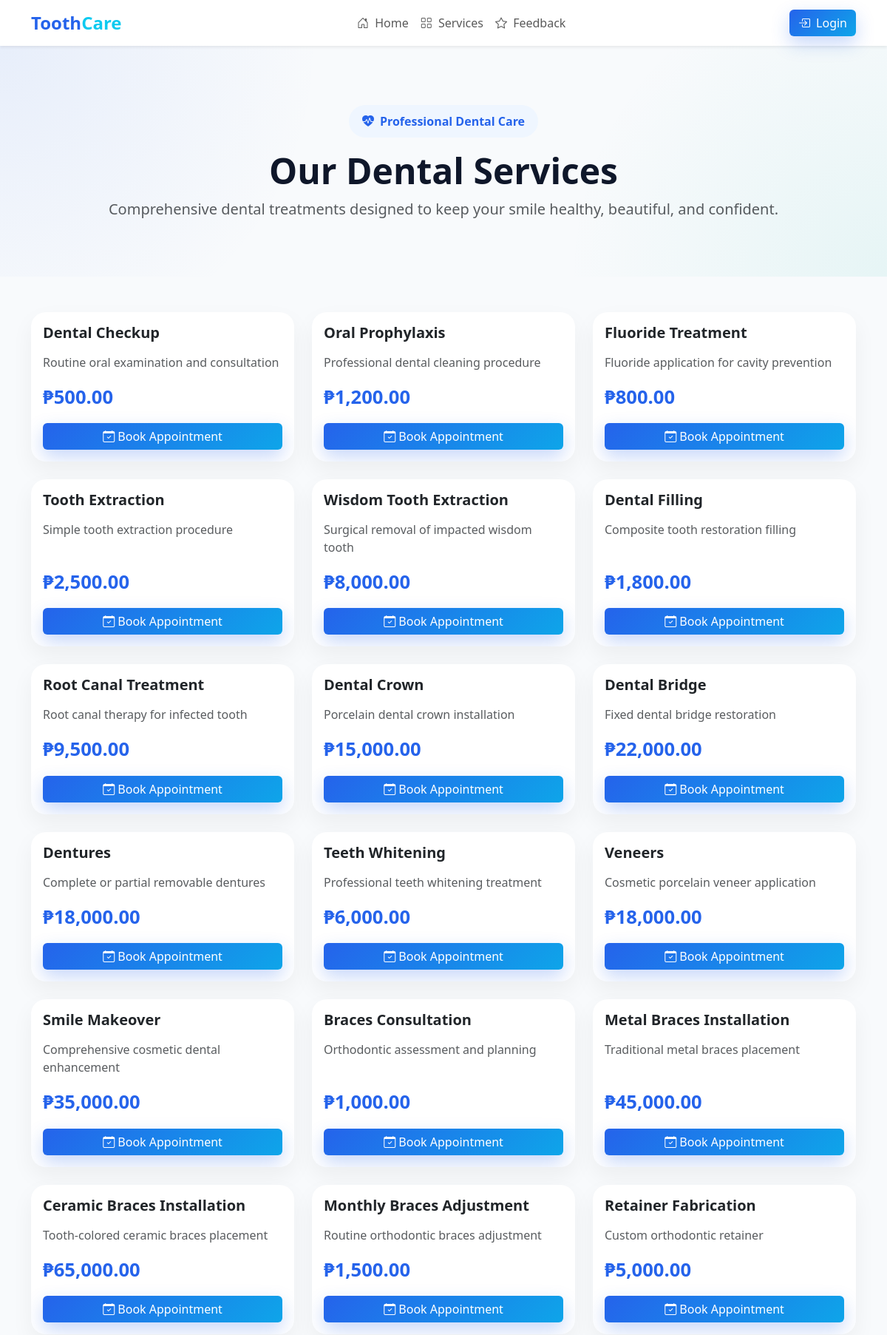
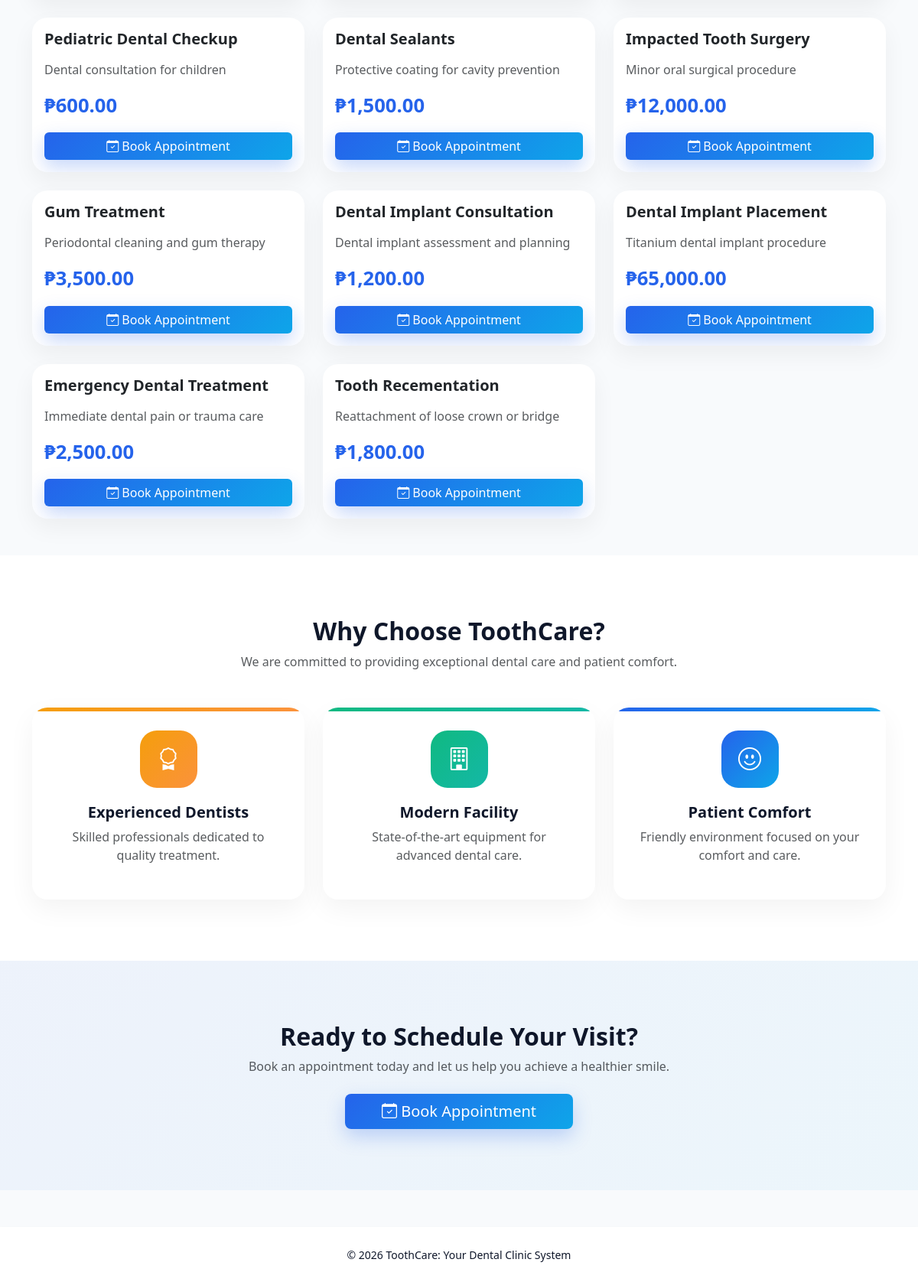
The app's page /public/services.php with its own data (2 pictures, top to bottom).
### tables this page shows
CREATE TABLE
    services (
        id INT AUTO_INCREMENT PRIMARY KEY,
        name VARCHAR(255) NOT NULL,
        description TEXT NULL,
        price DECIMAL(10, 2) DEFAULT 0,
        duration_minutes INT DEFAULT 30,
        created_at TIMESTAMP DEFAULT CURRENT_TIMESTAMP
    );

### models/Database.php (called while the page is built, shortened)
<?php
class Database {
    protected PDO $conn;
    public function __construct() {
        $this->conn = new PDO(
            'mysql:host=localhost;dbname=toothcare;charset=utf8',
            'root',
            '',
            [
                PDO::ATTR_ERRMODE => PDO::ERRMODE_EXCEPTION,
                PDO::ATTR_DEFAULT_FETCH_MODE => PDO::FETCH_ASSOC
            ]
        );
    }
    protected function fetchAll($sql, $params = []) {
        $stmt = $this->conn->prepare($sql);
        $stmt->execute($params);
        return $stmt->fetchAll();
    }
}

### models/BaseModel.php (called while the page is built, shortened)
<?php
require_once "Database.php";
class BaseModel extends Database {
    protected $table;
    public function all() {
        return $this->fetchAll("
            SELECT *
            FROM {$this->table}
        ");
    }
}

### public/services.php (the view, shortened to what this page needs)
<?php
Component::header(true);
$serviceModel = new Service();
$services = $serviceModel->all();
?>
<section class="services-hero">
    <div class="container text-center">
        <div class="services-badge">
            <i class="bi bi-heart-pulse-fill"></i>
            Professional Dental Care
        </div>
        <h1 class="fw-bold display-5 mt-3">
            Our Dental Services
        </h1>
        <p class="text-muted fs-5">
            Comprehensive dental treatments designed to keep your smile
            healthy, beautiful, and confident.
        </p>
    </div>
</section>
<section class="container py-5">
    <div class="row g-4">
        <?php foreach ($services as $service): ?>
            <div class="col-lg-4 col-md-6">
                <div class="card service-card h-100">
                    <div class="card-body d-flex flex-column">
                        <h5 class="fw-bold mb-3">
                            <?= htmlspecialchars($service['name']) ?>
                        </h5>
                        <p class="text-muted flex-grow-1">
                            <?= !empty($service['description'])
                                ? htmlspecialchars($service['description'])
                                : 'Professional dental service provided by our experienced dental team.' ?>
                        </p>
                        <div class="service-price">
                            ₱<?= number_format($service['price'], 2) ?>
                        </div>
                        <div class="d-grid mt-3">
                            <a href="<?= PROJECT_BASE ?>appointment"
                                class="btn btn-primary">
                                <i class="bi bi-calendar-check"></i>
                                Book Appointment
                            </a>
                        </div>
                    </div>
                </div>
            </div>
        <?php endforeach; ?>
    </div>
</section>
<section class="why-us-section">
    <div class="container">
        <div class="text-center mb-5">
            <h2 class="fw-bold">
                Why Choose <?= BRAND_NAME ?>?
            </h2>
            <p class="text-muted">
                We are committed to providing exceptional dental care and patient comfort.
            </p>
        </div>
        <div class="row g-4">
            <div class="col-md-4">
                <div class="feature-orange">
                    <?php Component::featureCard(
                        "bi-award",
                        "Experienced Dentists",
                        "Skilled professionals dedicated to quality treatment."
                    ); ?>
                </div>
            </div>
            <div class="col-md-4">
                <div class="feature-green">
                </div>
            </div>
            <div class="col-md-4">
                <div class="feature-blue">
                </div>
                </div>
        </div>
    </div>
</section>
<section class="services-cta">
    <div class="container text-center">
        <h2 class="fw-bold">
            Ready to Schedule Your Visit?
        </h2>
        <p class="text-muted mb-4">
            Book an appointment today and let us help you achieve a healthier smile.
        </p>
        <a href="<?= PROJECT_BASE ?>appointment" class="btn btn-primary btn-lg px-5">
            <i class="bi bi-calendar-check"></i>
            Book Appointment
        </a>
    </div>
</section>
<?php Component::footer(true) ?>

### app/Component.php (shortened to what this page needs)
<?php
class Component {
    public static function header($public = false, $title = null, $additional_js = [], $additional_css = []) {
        if ($public) {
            include __DIR__ . "/views/header_public.php";
        } else {
            include __DIR__ . "/views/header_app.php";
        }
    }
    public static function footer($public = false) {
        if ($public) {
            include __DIR__ . "/views/footer_public.php";
        } else {
            include __DIR__ . "/views/footer_app.php";
        }
    }
    public static function featureCard($icon, $title, $desc) {
        echo "
        <div class='feature-card'>
            <div class='feature-icon'>
                <i class='bi $icon'></i>
            </div>
            <h5 class='fw-semibold'>$title</h5>
            <p class='text-muted'>$desc</p>
        </div>";
    }
}

### app/views/header_public.php (shortened to what this page needs)
<!DOCTYPE html>
<html lang="en">
<head>
    <link href="https://cdn.jsdelivr.net/npm/bootstrap@5.3.2/dist/css/bootstrap.min.css" rel="stylesheet">
    <link href="https://cdn.jsdelivr.net/npm/bootstrap-icons@1.11.3/font/bootstrap-icons.css" rel="stylesheet">
    <link rel="stylesheet" href="<?= PROJECT_BASE ?>assets/css/landing.css">
</head>
<body>
    <nav class="navbar navbar-expand-lg bg-white shadow-sm sticky-top">
        <div class="container">
            <a class="navbar-brand d-flex align-items-center gap-2" href="<?= PROJECT_BASE ?>">
                <span class="fw-bold fs-4 text-primary">
                    <?= BRAND_NAME_FIRST ?><span class="text-info"><?= BRAND_NAME_SECOND ?></span>
                </span>
            </a>
            <div class="collapse navbar-collapse" id="navbarContent">
                <ul class="navbar-nav mx-auto mb-3 mb-lg-0">
                    <li class="nav-item">
                        <a class="nav-link" href="<?= PROJECT_BASE ?>">
                            <i class="bi bi-house-door me-1"></i>
                            Home
                        </a>
                    </li>
                    <li class="nav-item">
                        <a class="nav-link" href="<?= PROJECT_BASE ?>services">
                            <i class="bi bi-grid me-1"></i>
                            Services
                        </a>
                    </li>
                    <li class="nav-item">
                        <a class="nav-link" href="<?= PROJECT_BASE ?>feedback">
                            <i class="bi bi-star me-1"></i>
                            Feedback
                        </a>
                    </li>
                </ul>
                <div class="d-flex flex-column flex-lg-row gap-2">
                    <a href="<?= PROJECT_BASE ?>login" class="btn btn-primary">
                        <i class="bi bi-box-arrow-in-right me-1"></i>
                        Login
                    </a>
                </div>
            </div>
        </div>
    </nav>

### app/views/footer_public.php
<footer class="text-center py-4 bg-white shadow-sm mt-5">
    <small>
        © <?= date("Y"); ?> <?= BRAND_NAME ?>: Your Dental Clinic System
    </small>
</footer>
</body>
</html>

### public/assets/css/landing.css (style rules this page uses)
:root { --primary: #2563eb; --secondary: #0ea5e9; --accent: #14b8a6; --success: #10b981; --dark: #0f172a; --gray: #64748b; --light: #f8fafc; }
body { background: var(--light); color: var(--dark); }
section { position: relative; }
.text-primary { color: var(--primary) !important; }
.btn-primary { border: none; background: linear-gradient(135deg, var(--primary), var(--secondary)); box-shadow: 0 10px 25px rgba(37, 99, 235, .25); transition: .3s; }
.feature-card { background: white; border-radius: 20px; padding: 30px; text-align: center; height: 100%; border: none; overflow: hidden; position: relative; box-shadow: 0 12px 35px rgba(0, 0, 0, .05); transition: .3s; }
.feature-card::before { content: ""; position: absolute; left: 0; top: 0; height: 5px; width: 100%; }
.feature-blue .feature-card::before { background: linear-gradient(90deg, #2563eb, #0ea5e9); }
.feature-green .feature-card::before { background: linear-gradient(90deg, #10b981, #14b8a6); }
.feature-orange .feature-card::before { background: linear-gradient(90deg, #f59e0b, #fb923c); }
.feature-icon { width: 75px; height: 75px; border-radius: 22px; color: white; font-size: 30px; display: flex; align-items: center; justify-content: center; margin: 0 auto 20px; }
.feature-blue .feature-icon { background: linear-gradient(135deg, #2563eb, #0ea5e9); }
.feature-green .feature-icon { background: linear-gradient(135deg, #10b981, #14b8a6); }
.feature-orange .feature-icon { background: linear-gradient(135deg, #f59e0b, #fb923c); }
.service-card { border-radius: 18px; transition: .3s; border: none; overflow: hidden; }
.navbar { backdrop-filter: blur(10px); }
.navbar-brand { font-size: 1.4rem; font-weight: 700; text-decoration: none; }
.nav-link { font-weight: 500; transition: all .2s ease; }
.services-hero { padding: 80px 0 60px; background: radial-gradient(circle at top left, rgba(37, 99, 235, .08), transparent 35%), radial-gradient(circle at bottom right, rgba(20, 184, 166, .08), transparent 35%); }
.services-badge { display: inline-flex; align-items: center; gap: 8px; background: #eff6ff; color: var(--primary); padding: 10px 18px; border-radius: 999px; font-weight: 600; }
.service-card { border: none; border-radius: 20px; overflow: hidden; transition: .3s; box-shadow: 0 12px 30px rgba(0, 0, 0, .05); }
.service-price { font-size: 1.6rem; font-weight: 700; color: var(--primary); }
.why-us-section { padding: 80px 0; background: white; }
.services-cta { padding: 80px 0; background: linear-gradient(135deg, rgba(37, 99, 235, .05), rgba(14, 165, 233, .05)); }

### records on screen
services: name "Dental Checkup", description "Routine oral examination and consultation", price "500.00"
services: name "Oral Prophylaxis", description "Professional dental cleaning procedure", price "1,200.00"
services: name "Fluoride Treatment", description "Fluoride application for cavity prevention", price "800.00"
services: name "Tooth Extraction", description "Simple tooth extraction procedure", price "2,500.00"
services: name "Wisdom Tooth Extraction", description "Surgical removal of impacted wisdom tooth", price "8,000.00"
services: name "Dental Filling", description "Composite tooth restoration filling", price "1,800.00"
services: name "Root Canal Treatment", description "Root canal therapy for infected tooth", price "9,500.00"
services: name "Dental Crown", description "Porcelain dental crown installation", price "15,000.00"
services: name "Dental Bridge", description "Fixed dental bridge restoration", price "22,000.00"
services: name "Dentures", description "Complete or partial removable dentures", price "18,000.00"
services: name "Teeth Whitening", description "Professional teeth whitening treatment", price "6,000.00"
services: name "Veneers", description "Cosmetic porcelain veneer application", price "18,000.00"
services: name "Smile Makeover", description "Comprehensive cosmetic dental enhancement", price "35,000.00"
services: name "Braces Consultation", description "Orthodontic assessment and planning", price "1,000.00"
services: name "Metal Braces Installation", description "Traditional metal braces placement", price "45,000.00"
services: name "Ceramic Braces Installation", description "Tooth-colored ceramic braces placement", price "65,000.00"
services: name "Monthly Braces Adjustment", description "Routine orthodontic braces adjustment", price "1,500.00"
services: name "Retainer Fabrication", description "Custom orthodontic retainer", price "5,000.00"
services: name "Pediatric Dental Checkup", description "Dental consultation for children", price "600.00"
services: name "Dental Sealants", description "Protective coating for cavity prevention", price "1,500.00"
services: name "Impacted Tooth Surgery", description "Minor oral surgical procedure", price "12,000.00"
services: name "Gum Treatment", description "Periodontal cleaning and gum therapy", price "3,500.00"
services: name "Dental Implant Consultation", description "Dental implant assessment and planning", price "1,200.00"
services: name "Dental Implant Placement", description "Titanium dental implant procedure", price "65,000.00"
services: name "Emergency Dental Treatment", description "Immediate dental pain or trauma care", price "2,500.00"
services: name "Tooth Recementation", description "Reattachment of loose crown or bridge", price "1,800.00"

### other values on screen
BRAND_NAME_FIRST "Tooth"
BRAND_NAME_SECOND "Care"
BRAND_NAME "ToothCare"
$title "Experienced Dentists Modern Facility Patient Comfort"
$desc "Skilled professionals dedicated to quality treatment. State-of-the-art equipment for advanced dental care. Friendly environment focused on your comfort and care."
